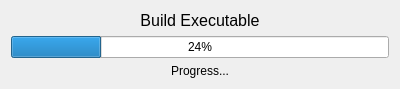
<?xml version="1.0" encoding="UTF-8"?>
<ui version="4.0">
 <class>Dialog</class>
 <widget class="QDialog" name="Dialog">
  <property name="geometry">
   <rect>
    <x>0</x>
    <y>0</y>
    <width>400</width>
    <height>84</height>
   </rect>
  </property>
  <property name="windowTitle">
   <string>Dialog</string>
  </property>
  <layout class="QGridLayout" name="gridLayout">
   <item row="0" column="0">
    <widget class="QLabel" name="label">
     <property name="text">
      <string>&lt;html&gt;&lt;head/&gt;&lt;body&gt;&lt;p align=&quot;center&quot;&gt;&lt;span style=&quot; font-size:12pt;&quot;&gt;Build Executable&lt;/span&gt;&lt;/p&gt;&lt;/body&gt;&lt;/html&gt;</string>
     </property>
    </widget>
   </item>
   <item row="1" column="0">
    <widget class="QProgressBar" name="progressBar">
     <property name="value">
      <number>24</number>
     </property>
    </widget>
   </item>
   <item row="2" column="0">
    <widget class="QLabel" name="label_2">
     <property name="text">
      <string>&lt;html&gt;&lt;head/&gt;&lt;body&gt;&lt;p align=&quot;center&quot;&gt;Progress...&lt;/p&gt;&lt;/body&gt;&lt;/html&gt;</string>
     </property>
    </widget>
   </item>
  </layout>
 </widget>
 <resources/>
 <connections/>
</ui>
